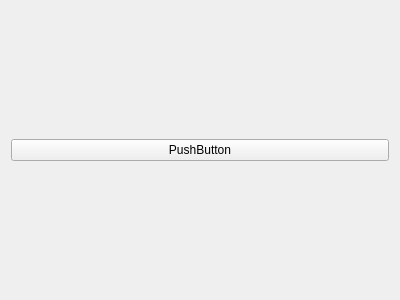
<?xml version="1.0" encoding="UTF-8"?>
<ui version="4.0">
 <class>Form</class>
 <widget class="QWidget" name="Form">
  <property name="geometry">
   <rect>
    <x>0</x>
    <y>0</y>
    <width>400</width>
    <height>300</height>
   </rect>
  </property>
  <property name="windowTitle">
   <string>Form</string>
  </property>
  <layout class="QHBoxLayout" name="horizontalLayout">
   <item>
    <widget class="QPushButton" name="pushButton">
     <property name="text">
      <string>PushButton</string>
     </property>
    </widget>
   </item>
  </layout>
 </widget>
 <resources/>
 <connections/>
</ui>
